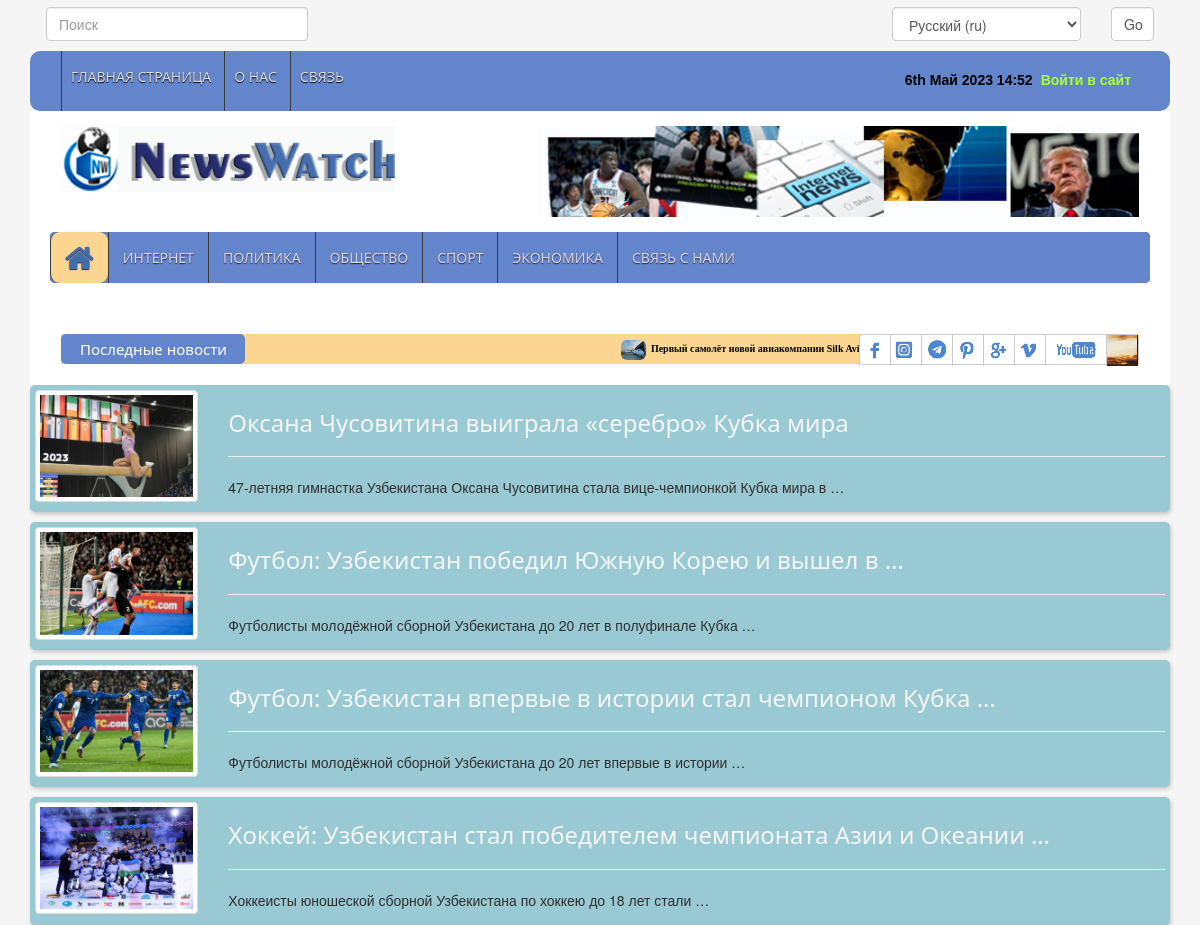
/ru/sport-news/ (upper part), run on an earlier commit of the app's database.
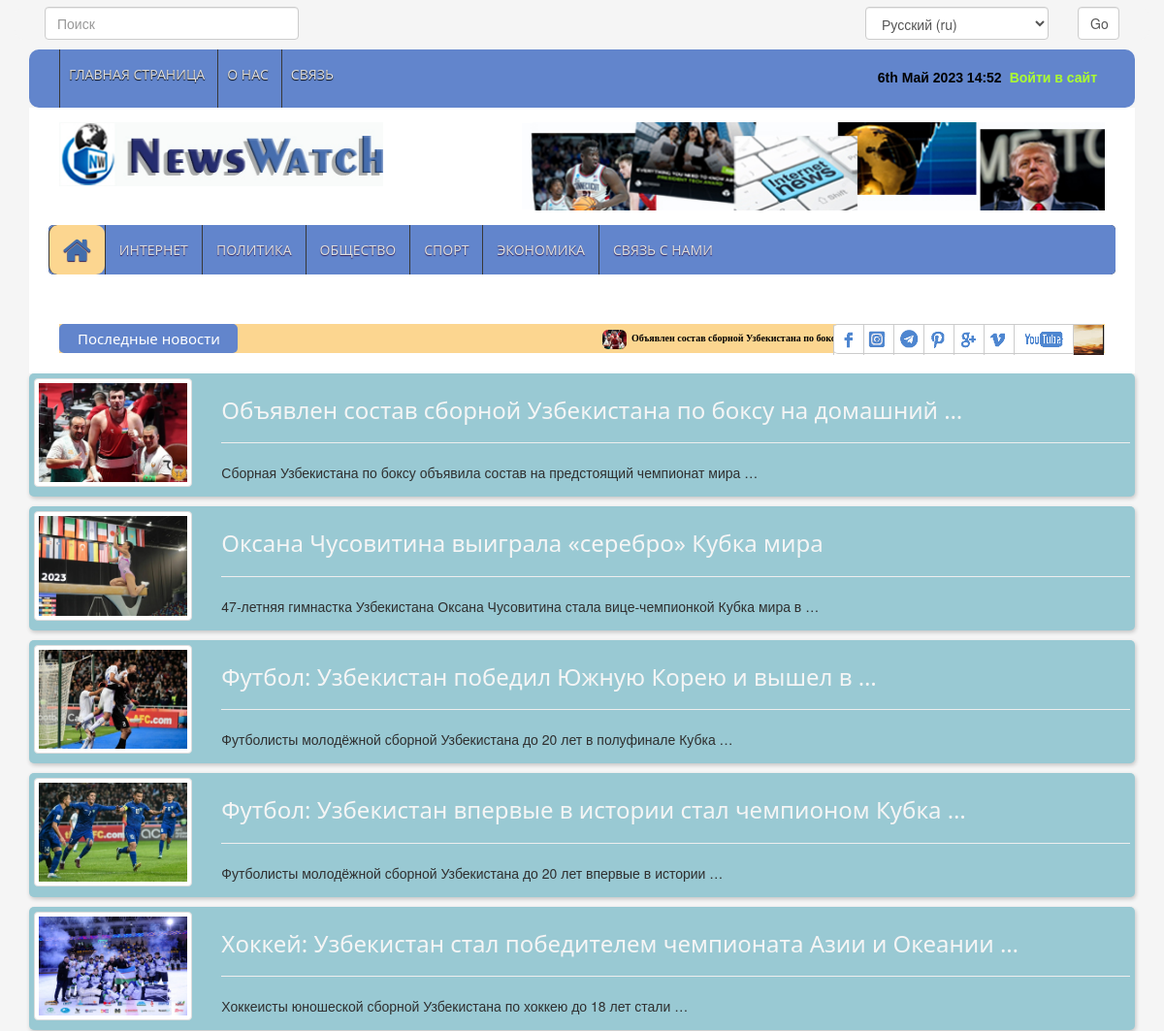
And on a later commit of the database.
### news_app/models.py (models this page shows, shortened)
class News(models.Model):
    class Status(models.TextChoices):
        Draft = "DF", "Draft"
        Published = "PB", "Published"
    title = models.CharField(max_length=200)
    slug = models.SlugField(max_length=200)
    body = models.TextField()
    image = models.ImageField(upload_to="news/images")
    category = models.ForeignKey(Category,
                                 on_delete=models.CASCADE)
    publish_time = models.DateTimeField(default=timezone.now)
    created_time = models.DateTimeField(auto_now_add=True)
    updated_time = models.DateTimeField(auto_now=True)
    status = models.CharField(max_length=2, choices=Status.choices,
                              default=Status.Draft)
    objects = models.Manager()
    published = PublishedManager()
    class Meta:
        ordering = ["-publish_time"]

### news_app/views.py (the view)
# urls.py: path('sport-news/', SportNewsView.as_view(), name='sport_news_page'),
class SportNewsView(ListView):
    model = News
    template_name = 'news/sport.html'
    context_object_name = 'sport_news'
    def get_queryset(self):
        news = self.model.published.all().filter(category__id=2)
        return news

### news_app/context_processor.py (called while the page is built)
def latest_news(request):
    latest_news = News.published.all().order_by('-publish_time')[:10]
    categories = Category.objects.all()
    context = {
        'latest_news': latest_news,
        'categories': categories
    }
    return context

### news_app/models.py (called while the page is built)
    def get_queryset(self):
        return super().get_queryset().filter(status=News.Status.Published)

### templates/news/sport.html (shortened to what this page needs)
{% extends 'news/base.html' %}
{% load static %}
{% load i18n %}
{% block content %}
    {% for sport in sport_news %}
        <a href="{% url 'news_detail_page' sport.slug %}">
            <div class="container">
                <div class="border_list_style">
                    <div class="row">
                        <div class="col-md-2 center-block">
                            <img class="img-thumbnail" src="{{ sport.image.url }}" style="width: 100%" alt="deteail-image">
                        </div>
                        <div class="col-md-10">
                            <h3>{{ sport.title | truncatewords:8 }}</h3><hr>
                            <p>{{ sport.body | truncatewords:10 }}</p>
                        </div>
                    </div>
                </div>
            </div>
        </a>
    {% endfor %}
{% endblock content%}

### templates/news/base.html (shortened to what the changed rows need)
{% load static %}
{% load i18n %}
<!DOCTYPE html>
<html lang="en">
<head>
    <link rel="stylesheet" type="text/css" href="{% static 'css/bootstrap.min.css' %}">
    <link rel="stylesheet" type="text/css" href="{% static 'css/font-awesome.min.css' %}">
    <link rel="stylesheet" type="text/css" href="{% static 'css/animate.css' %}">
    <link rel="stylesheet" type="text/css" href="{% static 'css/font.css' %}">
    <link rel="stylesheet" type="text/css" href="{% static 'css/li-scroller.css' %}">
    <link rel="stylesheet" type="text/css" href="{% static 'css/slick.css' %}">
    <link rel="stylesheet" type="text/css" href="{% static 'css/jquery.fancybox.css' %}">
    <link rel="stylesheet" type="text/css" href="{% static 'css/theme.css' %}">
    <link rel="stylesheet" type="text/css" href="{% static 'css/style.css' %}">
</head>
<body>
    <div class="container">
                                    {% get_current_language as LANGUAGE_CODE %}
                                    {% get_available_languages as LANGUAGES %}
                                    {% get_language_info_list for LANGUAGES as languages %}
      <section id="newsSection">
        <div class="row">
          <div class="col-lg-12 col-md-12">
            <div class="latest_newsarea"> <span>{% blocktrans %}Последные новости{% endblocktrans %}</span>
              <ul id="ticker01" class="news_sticker list-group">
                  {% for news in latest_news %}
                    <li class="list-item"><a style="color: black" href="{% url 'news_detail_page' news.slug %}"><img class="img-rounded" src="{{ news.image.url }}" alt="">{{ news.title }}</a></li>
                  {% endfor %}
              </ul>
            </div>
          </div>
        </div>
      </section>
    </div>
    {% block content %}
    {% endblock content %}
</body>
</html>

What changed in the data, as far as the page shows it:
no longer on this page (row edited): News: image (picture), title "Первый самолёт новой авиакомпании Silk Avia прибудет 21 марта"
added News: image (picture), title "Объявлен состав сборной Узбекистана по боксу на домашний чемпионат мира", title "Объявлен состав сборной Узбекистана по боксу на домашний …", body "Сборная Узбекистана по боксу объявила состав на предстоящий чемпионат мира …"
